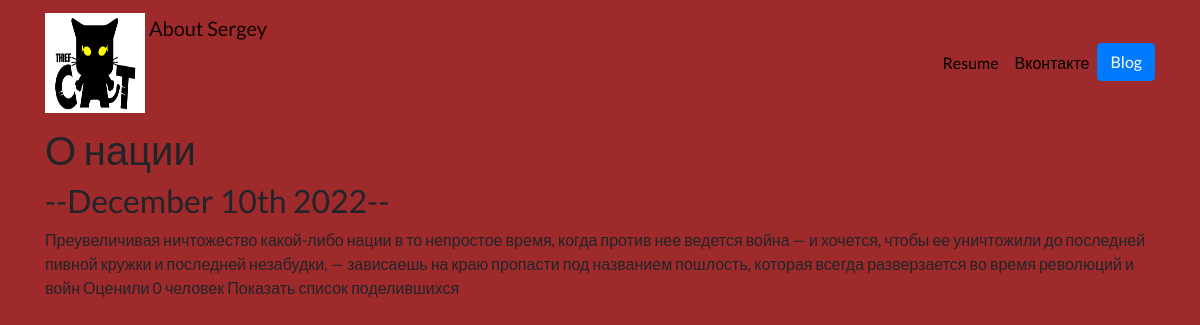
The page /blog/9/ on the database its author committed.
### blog/models.py (models this page shows, shortened)
class Blog(models.Model):
    title = models.CharField(max_length=200)
    description = models.TextField()
    date = models.DateField(null=True)

### blog/views.py (the view)
# urls.py: path('<int:blog_id>/', views.detail, name="detail"),
def detail(request,blog_id):
    blog = get_object_or_404(Blog, pk= blog_id)
    return render(request,'blog/detail.html', {'blog': blog})

### blog/templates/blog/detail.html
{% extends "portfolio/base.html"  %}
{% block content  %}
<h1>{{ blog.title   }}</h1>
<h2>--{{ blog.date|date:"F jS Y"   }}--</h2>
{{ blog.description|safe  }}
{% endblock %}

### portfolio/static/portfolio/custom.css (style rules this page uses)
body { font-family: 'Lato', sans-serif; background-color: #9e2a2b; }

### rows shown on the page
Blog: title "О нации", date "December 10th 2022", description "Преувеличивая ничтожество какой-либо нации в то непростое время, когда против нее ведется война — и хочется, чтобы ее уничтожили до последней пивной кружки и последней незабудки, — зависаешь на краю пропасти под названием пошлость, которая всегда разверзается во время революций и войн Оценили 0 человек Показать список поделившихся"
